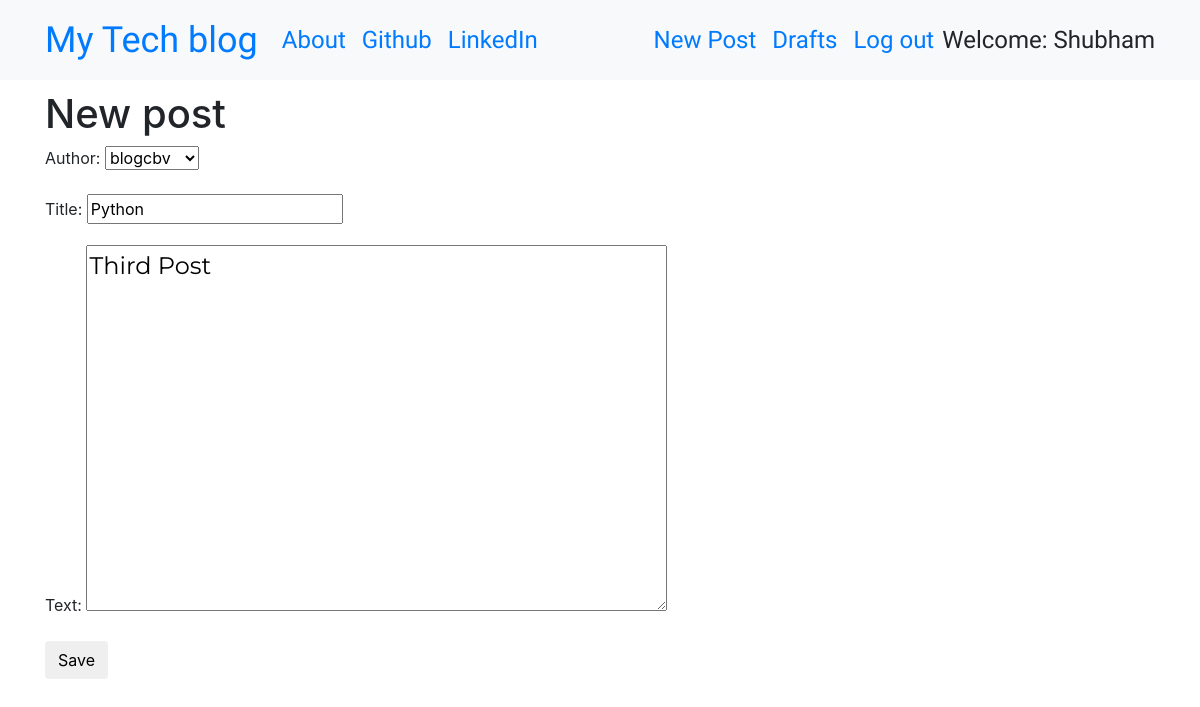
Page /post/5/edit/ (signed in) on the committed database.
### home/models.py (models this page shows, shortened)
class Post(models.Model):
    author = models.ForeignKey('auth.User',on_delete=models.CASCADE)
    title = models.CharField(max_length=200)
    text = models.TextField()
    created_date = models.DateTimeField(default=timezone.now)
    published_date = models.DateTimeField(blank=True, null=True)

### home/views.py (the view)
# urls.py: path('post/<int:pk>/edit/', views.PostUpdateView.as_view(), name='post_edit'),
class PostUpdateView(LoginRequiredMixin,UpdateView):
    login_url = '/login/'
    redirect_field_name = 'home/post_detail.html'
    form_class = PostForm
    model = Post

### home/forms.py
class PostForm(forms.ModelForm):
    class Meta:
        model = Post
        fields = ('author','title', 'text',)
        widgets = {
            'title': forms.TextInput(attrs={'class': 'textinputclass'}),
            'text': forms.Textarea(attrs={'class': 'editable medium-editor-textarea postcontent'}),
        }

### templates/home/post_form.html (shortened to what this page needs)
{% extends 'base/base-template.html' %}
{% block content %}
    <h1>New post</h1>
    <form method="POST" class="post-form">
    {{form.as_p}}
    <button type="submit" class="save btn btn-default">Save</button>
    </form>
{% endblock %}

### templates/base/base-template.html (shortened to what this page needs)
<!DOCTYPE html>
{% load static %}
<html>
  <head>
    <link rel="stylesheet" href="https://stackpath.bootstrapcdn.com/bootstrap/4.1.3/css/bootstrap.min.css"
>
    <link href="https://maxcdn.bootstrapcdn.com/font-awesome/4.7.0/css/font-awesome.min.css" rel="stylesheet">
    <link rel="stylesheet" href="//cdn.jsdelivr.net/medium-editor/latest/css/medium-editor.min.css" type="text/css" media="screen" charset="utf-8">
    <link rel="stylesheet" href="{% static 'css/blog.css' %}">
  </head>
  <body class='loader'>
    <nav class="navbar navbar-expand-lg bg-light techfont">
      <div class="container">
        <div class="navbar-nav align-items-center">
          <a class="navbar-brand bigbrand" href="{% url 'post_list' %}">My Tech blog</a>
          <a class="nav-item nav-link" href="{% url 'about' %}">About</a>
          <a class="nav-item nav-link" href="https://github.com/Shubham101491/Blog_CBV">Github</a>
          <a class="nav-item nav-link" href="https://www.linkedin.com">LinkedIn</a>
        </div>
        <div class="navbar-nav align-items-center ml-auto">
          {% if user.is_authenticated %}
            <a class="nav-item nav-link" href="{% url 'post_new' %}">New Post</a>
            <a class="nav-item nav-link" href="{% url 'post_draft_list' %}">Drafts</a>
            <a class="nav-item nav-link" href="{% url 'logout' %}">Log out</a>
            <a >Welcome: {{ user.username }}</a>
          {% else %}
            <a class="nav-item nav-link" href="{% url 'login' %}" aria-label="Login">
              <span class="fa fa-user" aria-hidden="true"></span></a>
          {% endif %}
        </div>
      </div>
    </nav>
          <div class="content container">
              <div class="row">
                  <div class="col-md-8">
                    <div class="blog_posts">
                      {% block content %}
                      {% endblock %}
                    </div>
                  </div>
              </div>
          </div>
  </body>
</html>

### static/css/blog.css (style rules this page uses)
.techfont { font-family: 'Russo One', sans-serif; font-size: 1.5em; margin-bottom: 10px; }
.postcontent { font-family: 'Montserrat'; font-size: 1.5em; }
.bigbrand { font-size: 1.5em; }
.loader { filter:hue-rotate(0deg); color: linear-gradient(45deg,#0f8,#08f); animation:hue 5000ms infinite linear; }

### rows in the picture
Post: author "blogcbv", title "Python", text "Third Post"

### other values in the picture
{{ user.username }} "Shubham"
